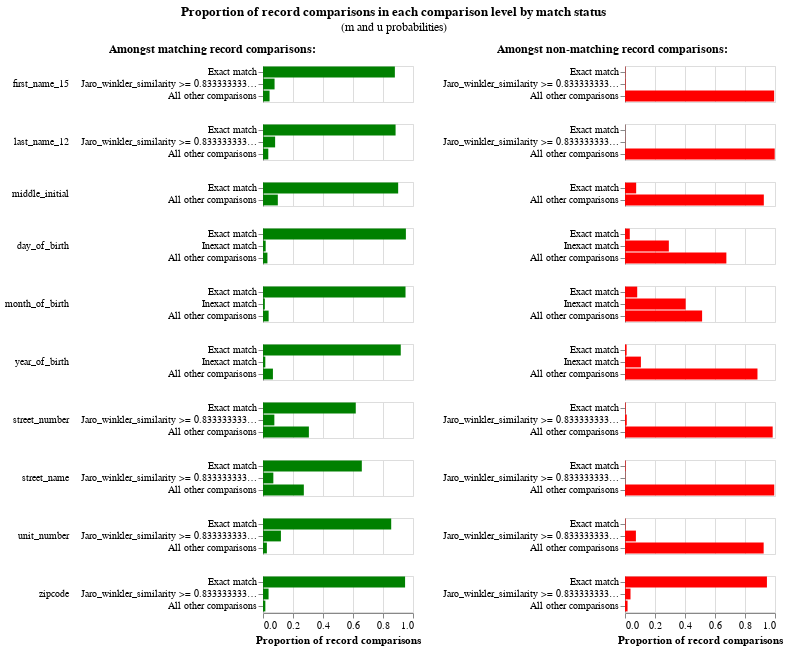

Notebook cell for this chart:
### Code cell
linker.m_u_parameters_chart()

### Figure 1 — Vega-Lite specification as saved in the notebook (floating-point values rounded to 4 significant figures)
{"config": {"view": {"continuousWidth": 300, "continuousHeight": 300, "discreteHeight": 300, "discreteWidth": 400}, "header": {"title": null}, "title": {"anchor": "middle", "offset": 10}}, "hconcat": [{"mark": "bar", "encoding": {"color": {"value": "green"}, "row": {"field": "comparison_name", "header": {"labelAlign": "left", "labelAnchor": "middle", "labelAngle": 0}, "sort": {"field": "comparison_sort_order"}, "type": "nominal"}, "tooltip": [{"field": "m_probability_description", "title": "m probability description", "type": "nominal"}, {"field": "comparison_name", "title": "Comparison column name", "type": "nominal"}, {"field": "label_for_charts", "title": "Label", "type": "ordinal"}, {"field": "sql_condition", "title": "SQL condition", "type": "nominal"}, {"field": "m_probability", "format": ".4p", "title": "m probability", "type": "quantitative"}, {"field": "u_probability", "format": ".4p", "title": "u probability", "type": "quantitative"}, {"field": "bayes_factor", "format": ",.4f", "title": "Bayes factor = m/u", "type": "quantitative"}, {"field": "log2_bayes_factor", "format": ",.4f", "title": "Match weight = log2(m/u)", "type": "quantitative"}], "x": {"axis": {"title": "Proportion of record comparisons"}, "field": "m_probability", "type": "quantitative"}, "y": {"axis": {"title": null}, "field": "label_for_charts", "sort": {"field": "comparison_vector_value", "order": "descending"}, "type": "nominal"}}, "height": {"step": 12}, "resolve": {"scale": {"y": "independent"}}, "title": {"text": "Amongst matching record comparisons:", "fontSize": 12, "fontWeight": "bold"}, "transform": [{"filter": "(datum.bayes_factor != 'no-op filter due to vega lite issue 4680')"}], "width": 150}, {"mark": "bar", "encoding": {"color": {"value": "red"}, "row": {"field": "comparison_name", "header": {"labels": false}, "sort": {"field": "comparison_sort_order"}, "type": "nominal"}, "tooltip": [{"field": "u_probability_description", "title": "u probability description", "type": "nominal"}, {"field": "comparison_name", "title": "Comparison column name", "type": "nominal"}, {"field": "label_for_charts", "title": "Label", "type": "ordinal"}, {"field": "sql_condition", "title": "SQL condition", "type": "nominal"}, {"field": "m_probability", "format": ".4p", "title": "m probability", "type": "quantitative"}, {"field": "u_probability", "format": ".4p", "title": "u probability", "type": "quantitative"}, {"field": "bayes_factor", "format": ",.4f", "title": "Bayes factor = m/u", "type": "quantitative"}, {"field": "log2_bayes_factor", "format": ",.4f", "title": "Match weight = log2(m/u)", "type": "quantitative"}], "x": {"axis": {"title": "Proportion of record comparisons"}, "field": "u_probability", "type": "quantitative"}, "y": {"axis": {"title": null}, "field": "label_for_charts", "sort": {"field": "comparison_vector_value", "order": "descending"}, "type": "nominal"}}, "height": {"step": 12}, "resolve": {"scale": {"y": "independent"}}, "title": {"text": "Amongst non-matching record comparisons:", "fontSize": 12, "fontWeight": "bold"}, "transform": [{"filter": "(datum.bayes_factor != 'no-op filter2 due to vega lite issue 4680')"}], "width": 150}], "data": {"name": "data-0e43325e9165544bd7d669a263698385"}, "title": {"text": "Proportion of record comparisons in each comparison level by match status", "subtitle": "(m and u probabilities)"}, "$schema": "https://vega.github.io/schema/vega-lite/v5.9.3.json", "datasets": {"data-0e43325e9165544bd7d669a263698385": [{"comparison_name": "first_name_15", "sql_condition": "\"first_name_15_l\" = \"first_name_15_r\"", "label_for_charts": "Exact match", "m_probability": 0.8791, "u_probability": 0.002261, "m_probability_description": "Amongst matching record comparisons, 87.91% of records are in the exact match comparison level", "u_probability_description": "Amongst non-matching record comparisons, 0.23% of records are in the exact match comparison level", "has_tf_adjustments": false, "tf_adjustment_column": null, "tf_adjustment_weight": 1.0, "is_null_level": false, "bayes_factor": 388.8, "log2_bayes_factor": 8.603, "comparison_vector_value": 2, "max_comparison_vector_value": 2, "bayes_factor_description": "If comparison level is `exact match` then comparison is 388.77 times more likely to be a match", "probability_two_random_records_match": 2.628e-05, "comparison_sort_order": 0}, {"comparison_name": "first_name_15", "sql_condition": "jaro_winkler_similarity(\"first_name_15_l\", \"first_name_15_r\") >= 0.8333333333333334", "label_for_charts": "Jaro_winkler_similarity >= 0.8333333333333334", "m_probability": 0.07712, "u_probability": 0.003358, "m_probability_description": "Amongst matching record comparisons, 7.71% of records are in the jaro_winkler_similarity >= 0.8333333333333334 comparison level", "u_probability_description": "Amongst non-matching record comparisons, 0.34% of records are in the jaro_winkler_similarity >= 0.8333333333333334 comparison level", "has_tf_adjustments": false, "tf_adjustment_column": null, "tf_adjustment_weight": 1.0, "is_null_level": false, "bayes_factor": 22.97, "log2_bayes_factor": 4.522, "comparison_vector_value": 1, "max_comparison_vector_value": 2, "bayes_factor_description": "If comparison level is `jaro_winkler_similarity >= 0.8333333333333334` then comparison is 22.97 times more likely to be a match", "probability_two_random_records_match": 2.628e-05, "comparison_sort_order": 0}, {"comparison_name": "first_name_15", "sql_condition": "ELSE", "label_for_charts": "All other comparisons", "m_probability": 0.04378, "u_probability": 0.9944, "m_probability_description": "Amongst matching record comparisons, 4.38% of records are in the all other comparisons comparison level", "u_probability_description": "Amongst non-matching record comparisons, 99.44% of records are in the all other comparisons comparison level", "has_tf_adjustments": false, "tf_adjustment_column": null, "tf_adjustment_weight": 1.0, "is_null_level": false, "bayes_factor": 0.04403, "log2_bayes_factor": -4.505, "comparison_vector_value": 0, "max_comparison_vector_value": 2, "bayes_factor_description": "If comparison level is `all other comparisons` then comparison is  22.71 times less likely to be a match", "probability_two_random_records_match": 2.628e-05, "comparison_sort_order": 0}, {"comparison_name": "last_name_12", "sql_condition": "\"last_name_12_l\" = \"last_name_12_r\"", "label_for_charts": "Exact match", "m_probability": 0.8839, "u_probability": 0.0007497, "m_probability_description": "Amongst matching record comparisons, 88.39% of records are in the exact match comparison level", "u_probability_description": "Amongst non-matching record comparisons, 0.07% of records are in the exact match comparison level", "has_tf_adjustments": false, "tf_adjustment_column": null, "tf_adjustment_weight": 1.0, "is_null_level": false, "bayes_factor": 1179.0, "log2_bayes_factor": 10.2, "comparison_vector_value": 2, "max_comparison_vector_value": 2, "bayes_factor_description": "If comparison level is `exact match` then comparison is 1,178.99 times more likely to be a match", "probability_two_random_records_match": 2.628e-05, "comparison_sort_order": 1}, {"comparison_name": "last_name_12", "sql_condition": "jaro_winkler_similarity(\"last_name_12_l\", \"last_name_12_r\") >= 0.8333333333333334", "label_for_charts": "Jaro_winkler_similarity >= 0.8333333333333334", "m_probability": 0.08081, "u_probability": 0.001209, "m_probability_description": "Amongst matching record comparisons, 8.08% of records are in the jaro_winkler_similarity >= 0.8333333333333334 comparison level", "u_probability_description": "Amongst non-matching record comparisons, 0.12% of records are in the jaro_winkler_similarity >= 0.8333333333333334 comparison level", "has_tf_adjustments": false, "tf_adjustment_column": null, "tf_adjustment_weight": 1.0, "is_null_level": false, "bayes_factor": 66.84, "log2_bayes_factor": 6.063, "comparison_vector_value": 1, "max_comparison_vector_value": 2, "bayes_factor_description": "If comparison level is `jaro_winkler_similarity >= 0.8333333333333334` then comparison is 66.84 times more likely to be a match", "probability_two_random_records_match": 2.628e-05, "comparison_sort_order": 1}, {"comparison_name": "last_name_12", "sql_condition": "ELSE", "label_for_charts": "All other comparisons", "m_probability": 0.0353, "u_probability": 0.998, "m_probability_description": "Amongst matching record comparisons, 3.53% of records are in the all other comparisons comparison level", "u_probability_description": "Amongst non-matching record comparisons, 99.80% of records are in the all other comparisons comparison level", "has_tf_adjustments": false, "tf_adjustment_column": null, "tf_adjustment_weight": 1.0, "is_null_level": false, "bayes_factor": 0.03537, "log2_bayes_factor": -4.821, "comparison_vector_value": 0, "max_comparison_vector_value": 2, "bayes_factor_description": "If comparison level is `all other comparisons` then comparison is  28.27 times less likely to be a match", "probability_two_random_records_match": 2.628e-05, "comparison_sort_order": 1}, {"comparison_name": "middle_initial", "sql_condition": "\"middle_initial_l\" = \"middle_initial_r\"", "label_for_charts": "Exact match", "m_probability": 0.9011, "u_probability": 0.07447, "m_probability_description": "Amongst matching record comparisons, 90.11% of records are in the exact match comparison level", "u_probability_description": "Amongst non-matching record comparisons, 7.45% of records are in the exact match comparison level", "has_tf_adjustments": false, "tf_adjustment_column": null, "tf_adjustment_weight": 1.0, "is_null_level": false, "bayes_factor": 12.1, "log2_bayes_factor": 3.597, "comparison_vector_value": 1, "max_comparison_vector_value": 1, "bayes_factor_description": "If comparison level is `exact match` then comparison is 12.10 times more likely to be a match", "probability_two_random_records_match": 2.628e-05, "comparison_sort_order": 2}, {"comparison_name": "middle_initial", "sql_condition": "ELSE", "label_for_charts": "All other comparisons", "m_probability": 0.09886, "u_probability": 0.9255, "m_probability_description": "Amongst matching record comparisons, 9.89% of records are in the all other comparisons comparison level", "u_probability_description": "Amongst non-matching record comparisons, 92.55% of records are in the all other comparisons comparison level", "has_tf_adjustments": false, "tf_adjustment_column": null, "tf_adjustment_weight": 1.0, "is_null_level": false, "bayes_factor": 0.1068, "log2_bayes_factor": -3.227, "comparison_vector_value": 0, "max_comparison_vector_value": 1, "bayes_factor_description": "If comparison level is `all other comparisons` then comparison is  9.36 times less likely to be a match", "probability_two_random_records_match": 2.628e-05, "comparison_sort_order": 2}, {"comparison_name": "day_of_birth", "sql_condition": "\"day_of_birth_l\" = \"day_of_birth_r\"", "label_for_charts": "Exact match", "m_probability": 0.9526, "u_probability": 0.03189, "m_probability_description": "Amongst matching record comparisons, 95.26% of records are in the exact match comparison level", "u_probability_description": "Amongst non-matching record comparisons, 3.19% of records are in the exact match comparison level", "has_tf_adjustments": false, "tf_adjustment_column": null, "tf_adjustment_weight": 1.0, "is_null_level": false, "bayes_factor": 29.87, "log2_bayes_factor": 4.9, "comparison_vector_value": 2, "max_comparison_vector_value": 2, "bayes_factor_description": "If comparison level is `exact match` then comparison is 29.87 times more likely to be a match", "probability_two_random_records_match": 2.628e-05, "comparison_sort_order": 3}, {"comparison_name": "day_of_birth", "sql_condition": "abs(day_of_birth_l - day_of_birth_r) <= 5", "label_for_charts": "Inexact match", "m_probability": 0.01788, "u_probability": 0.2923, "m_probability_description": "Amongst matching record comparisons, 1.79% of records are in the inexact match comparison level", "u_probability_description": "Amongst non-matching record comparisons, 29.23% of records are in the inexact match comparison level", "has_tf_adjustments": false, "tf_adjustment_column": null, "tf_adjustment_weight": 1.0, "is_null_level": false, "bayes_factor": 0.06117, "log2_bayes_factor": -4.031, "comparison_vector_value": 1, "max_comparison_vector_value": 2, "bayes_factor_description": "If comparison level is `inexact match` then comparison is  16.35 times less likely to be a match", "probability_two_random_records_match": 2.628e-05, "comparison_sort_order": 3}, {"comparison_name": "day_of_birth", "sql_condition": "ELSE", "label_for_charts": "All other comparisons", "m_probability": 0.02953, "u_probability": 0.6758, "m_probability_description": "Amongst matching record comparisons, 2.95% of records are in the all other comparisons comparison level", "u_probability_description": "Amongst non-matching record comparisons, 67.58% of records are in the all other comparisons comparison level", "has_tf_adjustments": false, "tf_adjustment_column": null, "tf_adjustment_weight": 1.0, "is_null_level": false, "bayes_factor": 0.0437, "log2_bayes_factor": -4.516, "comparison_vector_value": 0, "max_comparison_vector_value": 2, "bayes_factor_description": "If comparison level is `all other comparisons` then comparison is  22.88 times less likely to be a match", "probability_two_random_records_match": 2.628e-05, "comparison_sort_order": 3}, {"comparison_name": "month_of_birth", "sql_condition": "\"month_of_birth_l\" = \"month_of_birth_r\"", "label_for_charts": "Exact match", "m_probability": 0.9502, "u_probability": 0.0814, "m_probability_description": "Amongst matching record comparisons, 95.02% of records are in the exact match comparison level", "u_probability_description": "Amongst non-matching record comparisons, 8.14% of records are in the exact match comparison level", "has_tf_adjustments": false, "tf_adjustment_column": null, "tf_adjustment_weight": 1.0, "is_null_level": false, "bayes_factor": 11.67, "log2_bayes_factor": 3.545, "comparison_vector_value": 2, "max_comparison_vector_value": 2, "bayes_factor_description": "If comparison level is `exact match` then comparison is 11.67 times more likely to be a match", "probability_two_random_records_match": 2.628e-05, "comparison_sort_order": 4}, {"comparison_name": "month_of_birth", "sql_condition": "abs(month_of_birth_l - month_of_birth_r) <= 3", "label_for_charts": "Inexact match", "m_probability": 0.01228, "u_probability": 0.4045, "m_probability_description": "Amongst matching record comparisons, 1.23% of records are in the inexact match comparison level", "u_probability_description": "Amongst non-matching record comparisons, 40.45% of records are in the inexact match comparison level", "has_tf_adjustments": false, "tf_adjustment_column": null, "tf_adjustment_weight": 1.0, "is_null_level": false, "bayes_factor": 0.03035, "log2_bayes_factor": -5.042, "comparison_vector_value": 1, "max_comparison_vector_value": 2, "bayes_factor_description": "If comparison level is `inexact match` then comparison is  32.95 times less likely to be a match", "probability_two_random_records_match": 2.628e-05, "comparison_sort_order": 4}, {"comparison_name": "month_of_birth", "sql_condition": "ELSE", "label_for_charts": "All other comparisons", "m_probability": 0.03757, "u_probability": 0.5141, "m_probability_description": "Amongst matching record comparisons, 3.76% of records are in the all other comparisons comparison level", "u_probability_description": "Amongst non-matching record comparisons, 51.41% of records are in the all other comparisons comparison level", "has_tf_adjustments": false, "tf_adjustment_column": null, "tf_adjustment_weight": 1.0, "is_null_level": false, "bayes_factor": 0.07308, "log2_bayes_factor": -3.774, "comparison_vector_value": 0, "max_comparison_vector_value": 2, "bayes_factor_description": "If comparison level is `all other comparisons` then comparison is  13.68 times less likely to be a match", "probability_two_random_records_match": 2.628e-05, "comparison_sort_order": 4}, {"comparison_name": "year_of_birth", "sql_condition": "\"year_of_birth_l\" = \"year_of_birth_r\"", "label_for_charts": "Exact match", "m_probability": 0.9184, "u_probability": 0.01081, "m_probability_description": "Amongst matching record comparisons, 91.84% of records are in the exact match comparison level", "u_probability_description": "Amongst non-matching record comparisons, 1.08% of records are in the exact match comparison level", "has_tf_adjustments": false, "tf_adjustment_column": null, "tf_adjustment_weight": 1.0, "is_null_level": false, "bayes_factor": 84.92, "log2_bayes_factor": 6.408, "comparison_vector_value": 2, "max_comparison_vector_value": 2, "bayes_factor_description": "If comparison level is `exact match` then comparison is 84.92 times more likely to be a match", "probability_two_random_records_match": 2.628e-05, "comparison_sort_order": 5}, {"comparison_name": "year_of_birth", "sql_condition": "abs(year_of_birth_l - year_of_birth_r) <= 5", "label_for_charts": "Inexact match", "m_probability": 0.01544, "u_probability": 0.106, "m_probability_description": "Amongst matching record comparisons, 1.54% of records are in the inexact match comparison level", "u_probability_description": "Amongst non-matching record comparisons, 10.60% of records are in the inexact match comparison level", "has_tf_adjustments": false, "tf_adjustment_column": null, "tf_adjustment_weight": 1.0, "is_null_level": false, "bayes_factor": 0.1457, "log2_bayes_factor": -2.779, "comparison_vector_value": 1, "max_comparison_vector_value": 2, "bayes_factor_description": "If comparison level is `inexact match` then comparison is  6.87 times less likely to be a match", "probability_two_random_records_match": 2.628e-05, "comparison_sort_order": 5}, {"comparison_name": "year_of_birth", "sql_condition": "ELSE", "label_for_charts": "All other comparisons", "m_probability": 0.06619, "u_probability": 0.8832, "m_probability_description": "Amongst matching record comparisons, 6.62% of records are in the all other comparisons comparison level", "u_probability_description": "Amongst non-matching record comparisons, 88.32% of records are in the all other comparisons comparison level", "has_tf_adjustments": false, "tf_adjustment_column": null, "tf_adjustment_weight": 1.0, "is_null_level": false, "bayes_factor": 0.07495, "log2_bayes_factor": -3.738, "comparison_vector_value": 0, "max_comparison_vector_value": 2, "bayes_factor_description": "If comparison level is `all other comparisons` then comparison is  13.34 times less likely to be a match", "probability_two_random_records_match": 2.628e-05, "comparison_sort_order": 5}, {"comparison_name": "street_number", "sql_condition": "\"street_number_l\" = \"street_number_r\"", "label_for_charts": "Exact match", "m_probability": 0.6184, "u_probability": 0.003813, "m_probability_description": "Amongst matching record comparisons, 61.84% of records are in the exact match comparison level", "u_probability_description": "Amongst non-matching record comparisons, 0.38% of records are in the exact match comparison level", "has_tf_adjustments": false, "tf_adjustment_column": null, "tf_adjustment_weight": 1.0, "is_null_level": false, "bayes_factor": 162.2, "log2_bayes_factor": 7.342, "comparison_vector_value": 2, "max_comparison_vector_value": 2, "bayes_factor_description": "If comparison level is `exact match` then comparison is 162.19 times more likely to be a match", "probability_two_random_records_match": 2.628e-05, "comparison_sort_order": 6}, {"comparison_name": "street_number", "sql_condition": "jaro_winkler_similarity(\"street_number_l\", \"street_number_r\") >= 0.8333333333333334", "label_for_charts": "Jaro_winkler_similarity >= 0.8333333333333334", "m_probability": 0.07567, "u_probability": 0.01161, "m_probability_description": "Amongst matching record comparisons, 7.57% of records are in the jaro_winkler_similarity >= 0.8333333333333334 comparison level", "u_probability_description": "Amongst non-matching record comparisons, 1.16% of records are in the jaro_winkler_similarity >= 0.8333333333333334 comparison level", "has_tf_adjustments": false, "tf_adjustment_column": null, "tf_adjustment_weight": 1.0, "is_null_level": false, "bayes_factor": 6.519, "log2_bayes_factor": 2.705, "comparison_vector_value": 1, "max_comparison_vector_value": 2, "bayes_factor_description": "If comparison level is `jaro_winkler_similarity >= 0.8333333333333334` then comparison is 6.52 times more likely to be a match", "probability_two_random_records_match": 2.628e-05, "comparison_sort_order": 6}, {"comparison_name": "street_number", "sql_condition": "ELSE", "label_for_charts": "All other comparisons", "m_probability": 0.3059, "u_probability": 0.9846, "m_probability_description": "Amongst matching record comparisons, 30.59% of records are in the all other comparisons comparison level", "u_probability_description": "Amongst non-matching record comparisons, 98.46% of records are in the all other comparisons comparison level", "has_tf_adjustments": false, "tf_adjustment_column": null, "tf_adjustment_weight": 1.0, "is_null_level": false, "bayes_factor": 0.3107, "log2_bayes_factor": -1.687, "comparison_vector_value": 0, "max_comparison_vector_value": 2, "bayes_factor_description": "If comparison level is `all other comparisons` then comparison is  3.22 times less likely to be a match", "probability_two_random_records_match": 2.628e-05, "comparison_sort_order": 6}, {"comparison_name": "street_name", "sql_condition": "\"street_name_l\" = \"street_name_r\"", "label_for_charts": "Exact match", "m_probability": 0.6588, "u_probability": 0.003549, "m_probability_description": "Amongst matching record comparisons, 65.88% of records are in the exact match comparison level", "u_probability_description": "Amongst non-matching record comparisons, 0.35% of records are in the exact match comparison level", "has_tf_adjustments": false, "tf_adjustment_column": null, "tf_adjustment_weight": 1.0, "is_null_level": false, "bayes_factor": 185.6, "log2_bayes_factor": 7.536, "comparison_vector_value": 2, "max_comparison_vector_value": 2, "bayes_factor_description": "If comparison level is `exact match` then comparison is 185.63 times more likely to be a match", "probability_two_random_records_match": 2.628e-05, "comparison_sort_order": 7}, {"comparison_name": "street_name", "sql_condition": "jaro_winkler_similarity(\"street_name_l\", \"street_name_r\") >= 0.8333333333333334", "label_for_charts": "Jaro_winkler_similarity >= 0.8333333333333334", "m_probability": 0.06894, "u_probability": 0.001533, "m_probability_description": "Amongst matching record comparisons, 6.89% of records are in the jaro_winkler_similarity >= 0.8333333333333334 comparison level", "u_probability_description": "Amongst non-matching record comparisons, 0.15% of records are in the jaro_winkler_similarity >= 0.8333333333333334 comparison level", "has_tf_adjustments": false, "tf_adjustment_column": null, "tf_adjustment_weight": 1.0, "is_null_level": false, "bayes_factor": 44.96, "log2_bayes_factor": 5.491, "comparison_vector_value": 1, "max_comparison_vector_value": 2, "bayes_factor_description": "If comparison level is `jaro_winkler_similarity >= 0.8333333333333334` then comparison is 44.96 times more likely to be a match", "probability_two_random_records_match": 2.628e-05, "comparison_sort_order": 7}, {"comparison_name": "street_name", "sql_condition": "ELSE", "label_for_charts": "All other comparisons", "m_probability": 0.2723, "u_probability": 0.9949, "m_probability_description": "Amongst matching record comparisons, 27.23% of records are in the all other comparisons comparison level", "u_probability_description": "Amongst non-matching record comparisons, 99.49% of records are in the all other comparisons comparison level", "has_tf_adjustments": false, "tf_adjustment_column": null, "tf_adjustment_weight": 1.0, "is_null_level": false, "bayes_factor": 0.2737, "log2_bayes_factor": -1.87, "comparison_vector_value": 0, "max_comparison_vector_value": 2, "bayes_factor_description": "If comparison level is `all other comparisons` then comparison is  3.65 times less likely to be a match", "probability_two_random_records_match": 2.628e-05, "comparison_sort_order": 7}, {"comparison_name": "unit_number", "sql_condition": "\"unit_number_l\" = \"unit_number_r\"", "label_for_charts": "Exact match", "m_probability": 0.8547, "u_probability": 0.00283, "m_probability_description": "Amongst matching record comparisons, 85.47% of records are in the exact match comparison level", "u_probability_description": "Amongst non-matching record comparisons, 0.28% of records are in the exact match comparison level", "has_tf_adjustments": false, "tf_adjustment_column": null, "tf_adjustment_weight": 1.0, "is_null_level": false, "bayes_factor": 302.1, "log2_bayes_factor": 8.239, "comparison_vector_value": 2, "max_comparison_vector_value": 2, "bayes_factor_description": "If comparison level is `exact match` then comparison is 302.05 times more likely to be a match", "probability_two_random_records_match": 2.628e-05, "comparison_sort_order": 8}, {"comparison_name": "unit_number", "sql_condition": "jaro_winkler_similarity(\"unit_number_l\", \"unit_number_r\") >= 0.8333333333333334", "label_for_charts": "Jaro_winkler_similarity >= 0.8333333333333334", "m_probability": 0.1195, "u_probability": 0.07272, "m_probability_description": "Amongst matching record comparisons, 11.95% of records are in the jaro_winkler_similarity >= 0.8333333333333334 comparison level", "u_probability_description": "Amongst non-matching record comparisons, 7.27% of records are in the jaro_winkler_similarity >= 0.8333333333333334 comparison level", "has_tf_adjustments": false, "tf_adjustment_column": null, "tf_adjustment_weight": 1.0, "is_null_level": false, "bayes_factor": 1.643, "log2_bayes_factor": 0.7166, "comparison_vector_value": 1, "max_comparison_vector_value": 2, "bayes_factor_description": "If comparison level is `jaro_winkler_similarity >= 0.8333333333333334` then comparison is 1.64 times more likely to be a match", "probability_two_random_records_match": 2.628e-05, "comparison_sort_order": 8}, {"comparison_name": "unit_number", "sql_condition": "ELSE", "label_for_charts": "All other comparisons", "m_probability": 0.02579, "u_probability": 0.9244, "m_probability_description": "Amongst matching record comparisons, 2.58% of records are in the all other comparisons comparison level", "u_probability_description": "Amongst non-matching record comparisons, 92.44% of records are in the all other comparisons comparison level", "has_tf_adjustments": false, "tf_adjustment_column": null, "tf_adjustment_weight": 1.0, "is_null_level": false, "bayes_factor": 0.02789, "log2_bayes_factor": -5.164, "comparison_vector_value": 0, "max_comparison_vector_value": 2, "bayes_factor_description": "If comparison level is `all other comparisons` then comparison is  35.85 times less likely to be a match", "probability_two_random_records_match": 2.628e-05, "comparison_sort_order": 8}, {"comparison_name": "zipcode", "sql_condition": "\"zipcode_l\" = \"zipcode_r\"", "label_for_charts": "Exact match", "m_probability": 0.9472, "u_probability": 0.9462, "m_probability_description": "Amongst matching record comparisons, 94.72% of records are in the exact match comparison level", "u_probability_description": "Amongst non-matching record comparisons, 94.62% of records are in the exact match comparison level", "has_tf_adjustments": false, "tf_adjustment_column": null, "tf_adjustment_weight": 1.0, "is_null_level": false, "bayes_factor": 1.001, "log2_bayes_factor": 0.001538, "comparison_vector_value": 2, "max_comparison_vector_value": 2, "bayes_factor_description": "If comparison level is `exact match` then comparison is 1.00 times more likely to be a match", "probability_two_random_records_match": 2.628e-05, "comparison_sort_order": 9}, {"comparison_name": "zipcode", "sql_condition": "jaro_winkler_similarity(\"zipcode_l\", \"zipcode_r\") >= 0.8333333333333334", "label_for_charts": "Jaro_winkler_similarity >= 0.8333333333333334", "m_probability": 0.03708, "u_probability": 0.03672, "m_probability_description": "Amongst matching record comparisons, 3.71% of records are in the jaro_winkler_similarity >= 0.8333333333333334 comparison level", "u_probability_description": "Amongst non-matching record comparisons, 3.67% of records are in the jaro_winkler_similarity >= 0.8333333333333334 comparison level", "has_tf_adjustments": false, "tf_adjustment_column": null, "tf_adjustment_weight": 1.0, "is_null_level": false, "bayes_factor": 1.01, "log2_bayes_factor": 0.0142, "comparison_vector_value": 1, "max_comparison_vector_value": 2, "bayes_factor_description": "If comparison level is `jaro_winkler_similarity >= 0.8333333333333334` then comparison is 1.01 times more likely to be a match", "probability_two_random_records_match": 2.628e-05, "comparison_sort_order": 9}, {"comparison_name": "zipcode", "sql_condition": "ELSE", "label_for_charts": "All other comparisons", "m_probability": 0.0157, "u_probability": 0.01707, "m_probability_description": "Amongst matching record comparisons, 1.57% of records are in the all other comparisons comparison level", "u_probability_description": "Amongst non-matching record comparisons, 1.71% of records are in the all other comparisons comparison level", "has_tf_adjustments": false, "tf_adjustment_column": null, "tf_adjustment_weight": 1.0, "is_null_level": false, "bayes_factor": 0.9196, "log2_bayes_factor": -0.1209, "comparison_vector_value": 0, "max_comparison_vector_value": 2, "bayes_factor_description": "If comparison level is `all other comparisons` then comparison is  1.09 times less likely to be a match", "probability_two_random_records_match": 2.628e-05, "comparison_sort_order": 9}]}}
